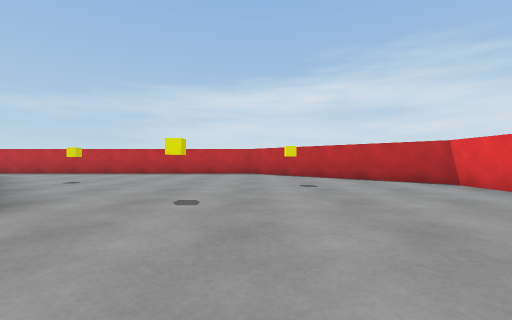
view 1 (above)

19 first-person views from a walk through a 3-D level made in the Unity game engine. The camera is 0.55 m above the floor, looks level and sees 90° across. The floor is counted in squares, 1 m on a side. Each view is taken from the middle of a square. On the plan, view 1 faces up. The plan holds only what a view shows up to about 9 squares ahead; the rest is blank. The place goes on beyond the plan. The player is left out.

view 2
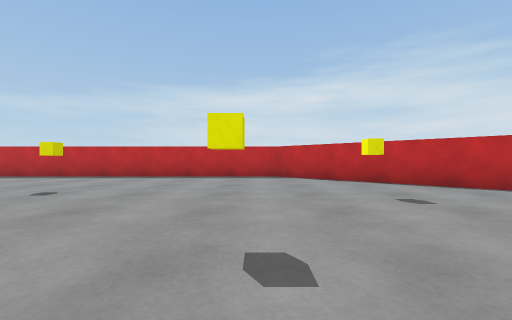

view 3
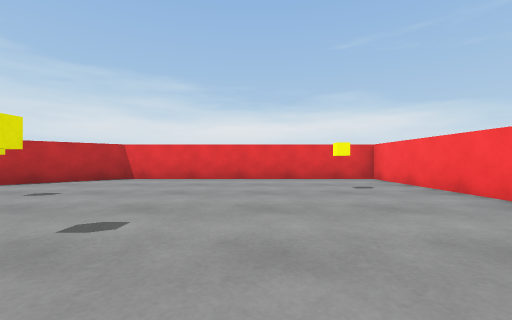

view 4
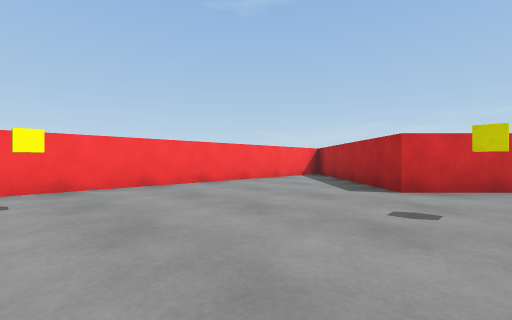

view 5
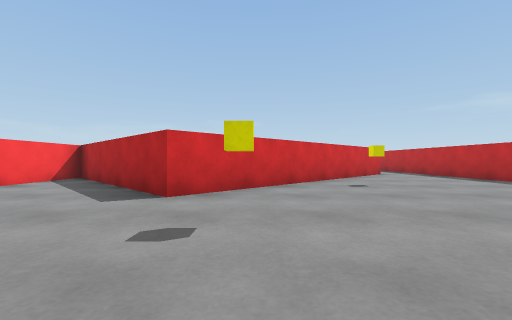

view 6
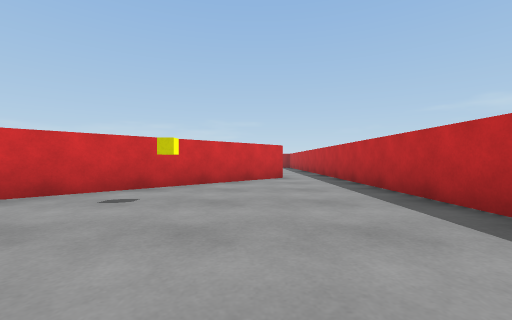

view 7
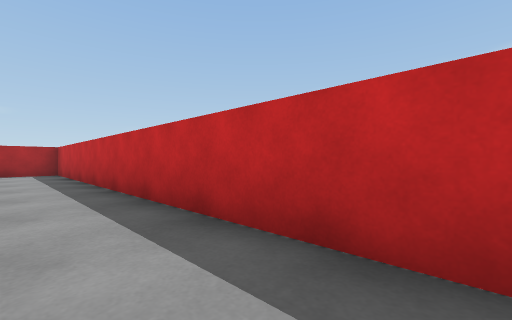

view 8
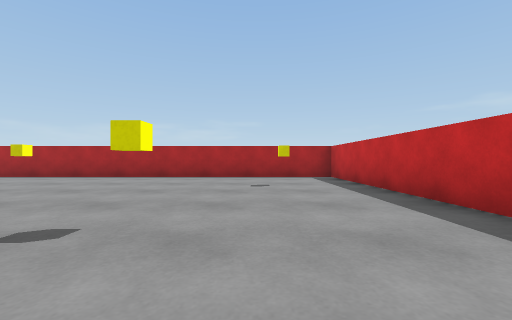

view 9
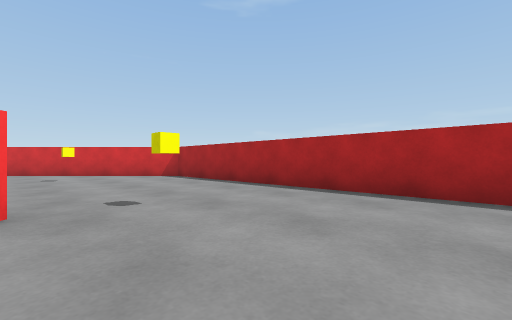

view 10
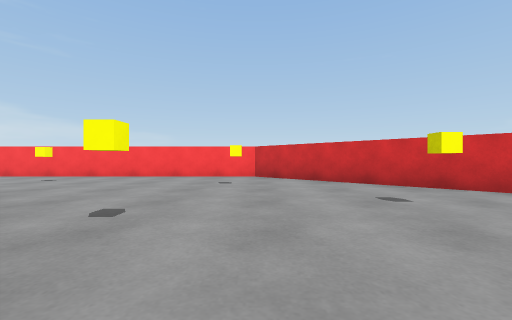

view 11
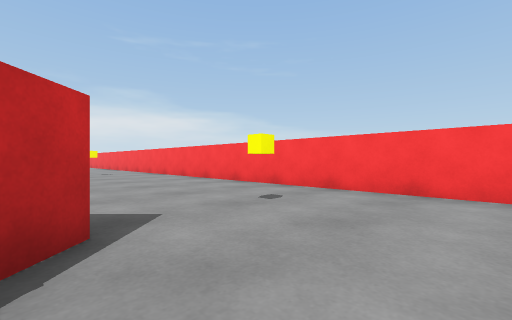

view 12
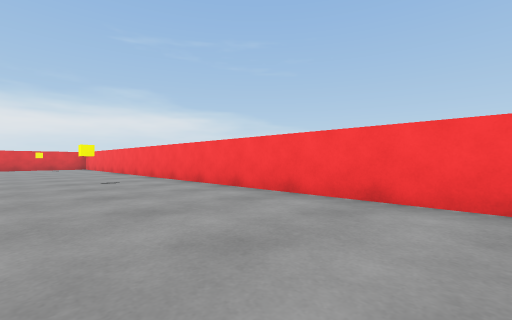

view 13
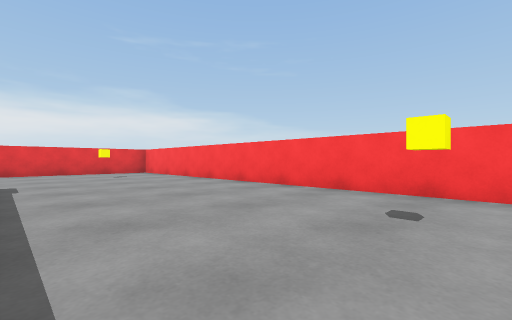

view 14
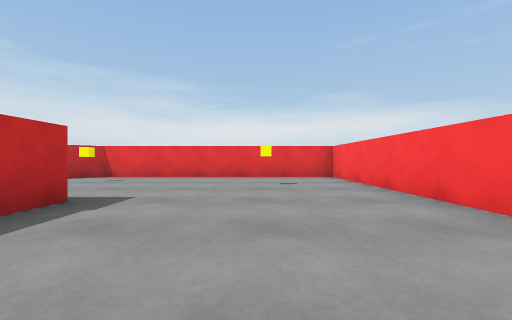

view 15
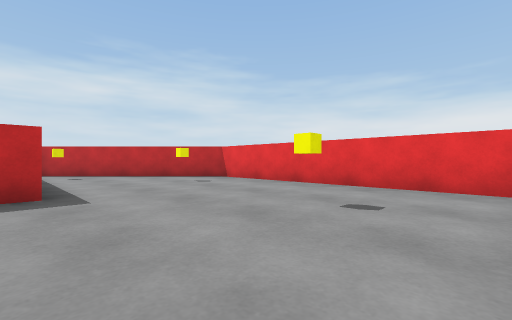

view 16
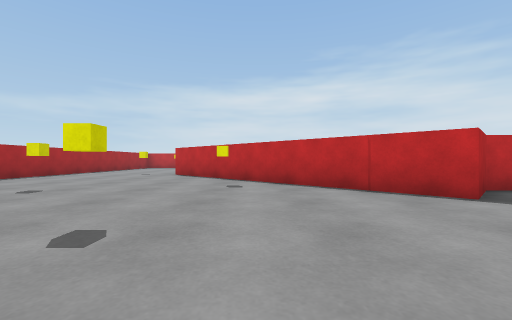

view 17
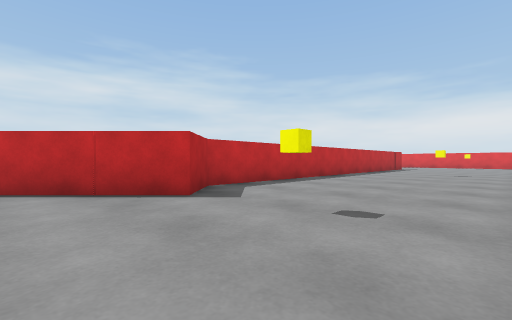

view 18
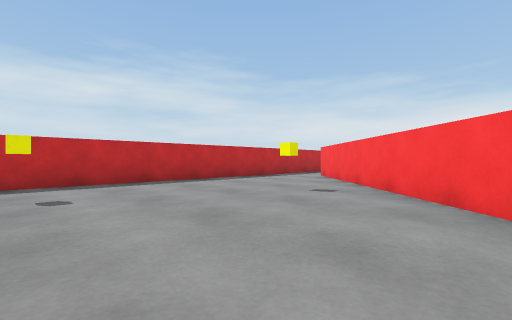

view 19
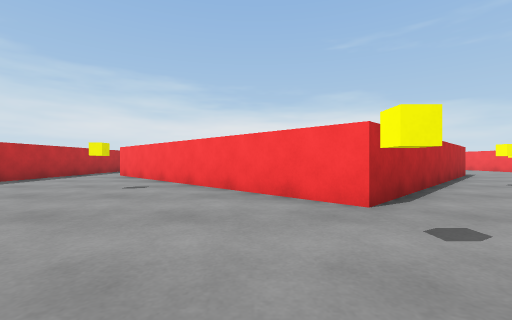

### Floor plan
Points are (right, up) in squares from view 1. A wall is a line through its corners. A room is listed if a view was taken in it or the views show most of it. See-through windows are left out.
Room 1 (views 1, 2, 3, 4, 5, 6, 7)
walls: (-9.8, 7.9) (-8.9, 8.8) (-2.8, 2.7) (-6.9, -1.4) (4.4, -1.4) (4.4, 5.8) (-0.2, 10.5) (-10.6, 10.5)
ways out: opening at (-10, 9.5) to room 2
objects: yellow cube (-5, 7); yellow cube (-1, 4); yellow cube (1, 6); yellow cube (2, 0)
Room 2 (views 8, 9, 10, 11, 12, 13, 14, 15, 16, 17, 18, 19)
walls: (-2.8, -2.5) (-8, -2.5) (-8.9, -3.4) (-15, 2.7) (-9.8, 7.9); (5.5, -2.5) (4.5, -2.5); (-10.6, 10.5) (-19.3, 10.5) (-19.3, -2.1) (-14, -7.5) (10.3, -7.5) (10.3, -0.1) (6, 4.2)
ways out: opening at (-10, 9.5) to room 1
objects: yellow cube (-17, 9); yellow cube (-16, -2); yellow cube (-16, 3); yellow cube (-14, -5); yellow cube (-13, -1); yellow cube (-13, 7); yellow cube (-9, -5); yellow cube (-1, -5); other object (6, 2); yellow cube (8, -5); yellow cube (8, -1)

Where each view was taken, in squares from view 1:
view 1: 0 up, 0 right, facing up
view 2: 2 up, 1 left, facing up
view 3: 2 up, 3 left, facing right
view 4: 4 up, 2 right, facing down-left
view 5: 4 up, 1 right, facing left
view 6: 8 up, 1 left, facing left
view 7: 9 up, 8 left, facing up-left
view 8: 8 up, 11 left, facing left
view 9: 6 up, 15 left, facing down-left
view 10: 1 up, 14 left, facing down
view 11: 3 down, 11 left, facing down-right
view 12: 4 down, 7 left, facing down-right
view 13: 3 down, 1 left, facing down-right
view 14: 5 down, 2 right, facing right
view 15: 7 down, 5 right, facing up-right
view 16: 7 down, 12 left, facing up
view 17: 7 down, 11 left, facing up-right
view 18: 4 up, 17 left, facing up-right
view 19: 4 up, 18 left, facing right
